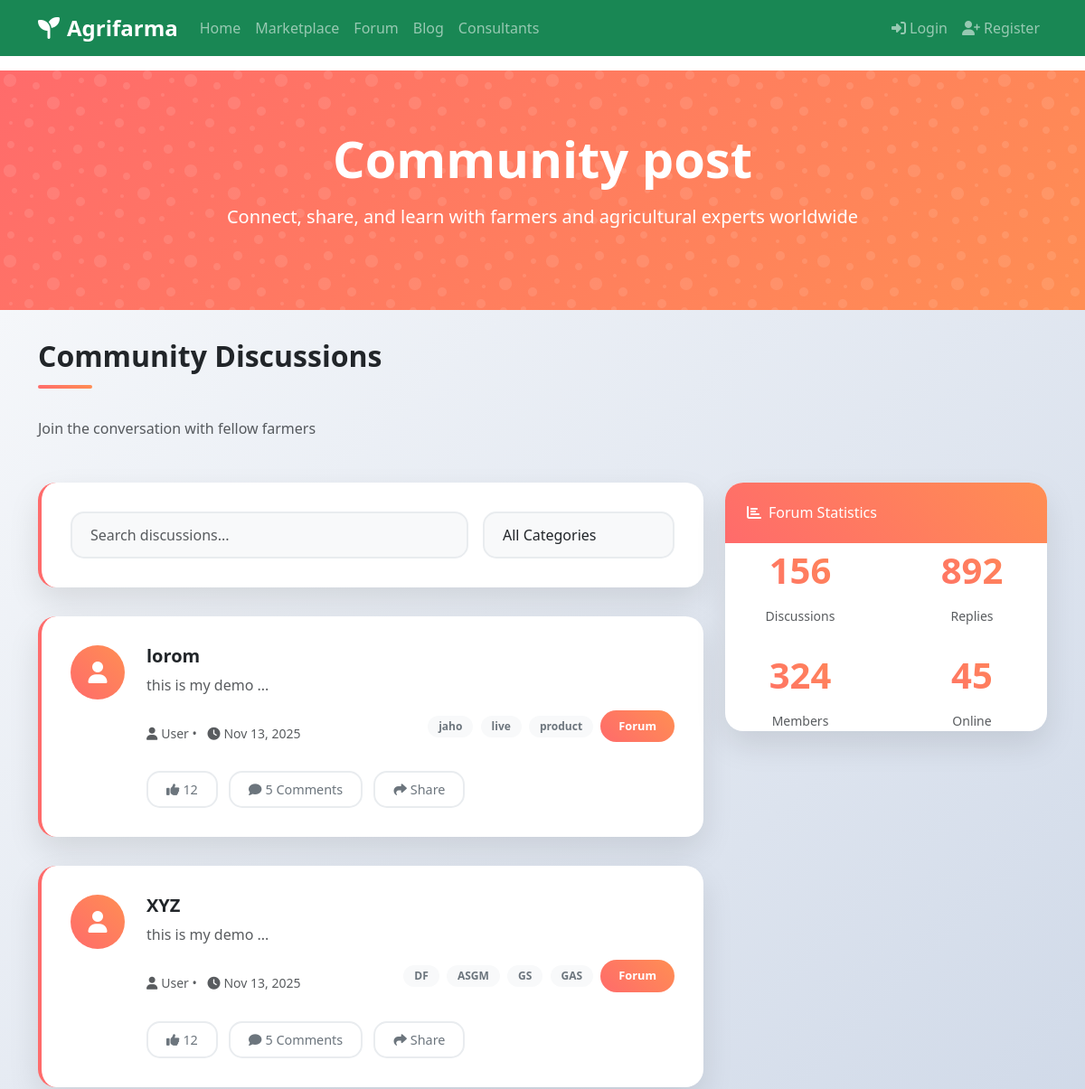
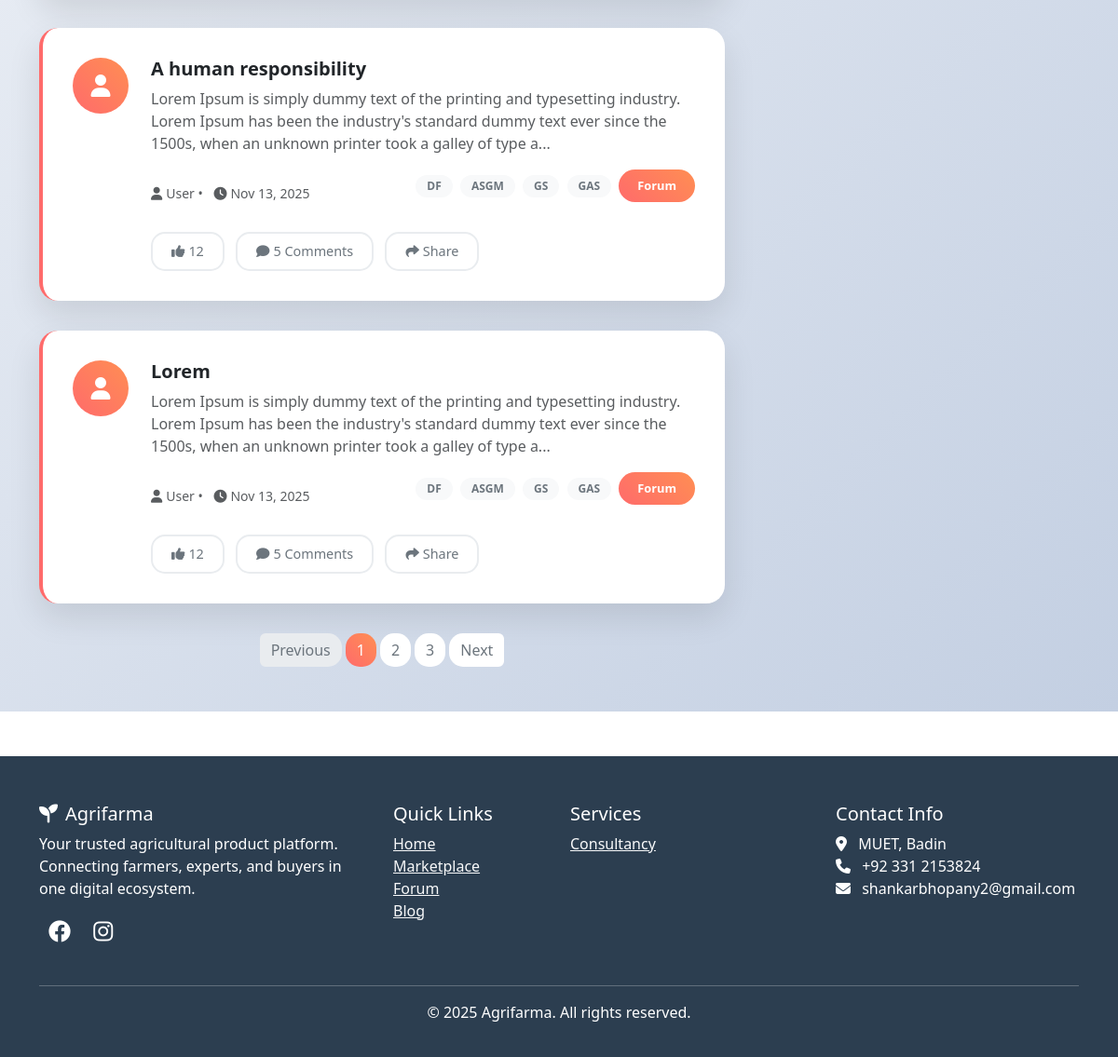
Page /forum on the committed database (2 pictures, top to bottom).
### app.py (models this page shows)
class Post(db.Model):
    id = db.Column(db.Integer, primary_key=True)
    title = db.Column(db.String(200), nullable=False)
    content = db.Column(db.Text, nullable=False)
    post_type = db.Column(db.String(50))
    category_id = db.Column(db.Integer, db.ForeignKey('category.id', ondelete='SET NULL'), nullable=True)
    user_id = db.Column(db.Integer, db.ForeignKey('user.id', ondelete='CASCADE'))
    created_date = db.Column(db.DateTime(timezone=True), default=lambda: datetime.now(timezone.utc))
    tags = db.Column(db.String(200))
    product_id = db.Column(db.Integer, db.ForeignKey('product.id', ondelete='CASCADE'))

### app.py (the view)
@app.route('/forum')
def forum():
    try:
        posts = Post.query.filter_by(post_type='forum').order_by(Post.created_date.desc()).all()
        return render_template('forum.html', posts=posts)
    except Exception as e:
        flash(f"Error loading forum: {str(e)}", "danger")
        return render_template('forum.html', posts=[])

### app.py (called while the page is built)
@app.before_request
def make_session_permanent():
    session.permanent = True
    if 'user_id' in session:
        session['cart_count'] = get_cart_items_count(session['user_id'])

### templates/forum.html (shortened to what this page needs)
{% extends "base.html" %}
{% block content %}
<div class="forum-hero">
    <div class="container">
        <div class="row justify-content-center">
            <div class="col-lg-8">
                <h1 class="display-4 fw-bold mb-3 animate__animated animate__fadeInDown">Community post</h1>
                <p class="lead mb-4 animate__animated animate__fadeInUp animate__delay-1s">
                    Connect, share, and learn with farmers and agricultural experts worldwide
                </p>
            </div>
        </div>
    </div>
</div>
<div class="forum-container">
    <div class="container">
        <div class="row fade-in">
            <div class="col-12">
                <div class="d-flex justify-content-between align-items-center mb-5">
                    <div>
                        <h2 class="fw-bold section-title">Community Discussions</h2>
                        <p class="text-muted mb-0">Join the conversation with fellow farmers</p>
                    </div>
                </div>
            </div>
        </div>
        <div class="row">
            <div class="col-md-8">
                <div class="filter-card fade-in">
                    <div class="row g-3">
                        <div class="col-md-8">
                            <input type="text" class="form-control filter-input" placeholder="Search discussions...">
                        </div>
                        <div class="col-md-4">
                            <select class="form-select filter-select">
                                <option>All Categories</option>
                            </select>
                        </div>
                    </div>
                </div>
                <div class="stagger-animation">
                    {% for post in posts %}
                    <div class="discussion-card">
                        <div class="d-flex">
                            <div class="flex-shrink-0 me-4">
                                <div class="user-avatar">
                                    <i class="fas fa-user"></i>
                                </div>
                            </div>
                            <div class="flex-grow-1">
                                <h5 class="card-title mb-2">
                                    <a href="#" class="text-decoration-none text-dark fw-bold">{{ post.title }}</a>
                                </h5>
                                <p class="card-text text-muted mb-3">{{ post.content[:200] }}...</p>
                                <div class="d-flex justify-content-between align-items-center mb-3">
                                    <small class="text-muted">
                                        <i class="fas fa-user me-1"></i>User •
                                        <i class="fas fa-clock me-1 ms-2"></i>{{ post.created_date.strftime('%b %d, %Y') }}
                                    </small>
                                    <div>
                                        {% if post.tags %}
                                        {% for tag in post.tags.split(',') %}
                                        <span class="badge me-1" style="background: #f8f9fa; color: #6c757d; padding: 6px 12px; border-radius: 12px;">{{ tag.strip() }}</span>
                                        {% endfor %}
                                        {% endif %}
                                        <span class="discussion-badge">{{ post.post_type|title }}</span>
                                    </div>
                                </div>
                                <div class="mt-3">
                                    <button class="btn action-btn btn-outline-success me-2">
                                        <i class="fas fa-thumbs-up me-1"></i>12
                                    </button>
                                    <button class="btn action-btn btn-outline-secondary me-2">
                                        <i class="fas fa-comment me-1"></i>5 Comments
                                    </button>
                                    <button class="btn action-btn btn-outline-primary">
                                        <i class="fas fa-share me-1"></i>Share
                                    </button>
                                </div>
                            </div>
                        </div>
                    </div>
                    {% endfor %}
                </div>
                <nav aria-label="Forum pagination" class="mt-4">
                    <ul class="pagination justify-content-center">
                        <li class="page-item disabled">
                            <a class="page-link" href="#">Previous</a>
                        </li>
                        <li class="page-item active"><a class="page-link" href="#">1</a></li>
                        <li class="page-item"><a class="page-link" href="#">2</a></li>
                        <li class="page-item"><a class="page-link" href="#">3</a></li>
                        <li class="page-item">
                            <a class="page-link" href="#">Next</a>
                        </li>
                    </ul>
                </nav>
            </div>
            <div class="col-md-4">
                <div class="sidebar-card fade-in">
                    <div class="sidebar-header">
                        <h6 class="mb-0"><i class="fas fa-chart-bar me-2"></i>Forum Statistics</h6>
                    </div>
                    <div class="card-body">
                        <div class="row text-center">
                            <div class="col-6 mb-4">
                                <div class="stats-number">156</div>
                                <small class="text-muted">Discussions</small>
                            </div>
                            <div class="col-6 mb-4">
                                <div class="stats-number">892</div>
                                <small class="text-muted">Replies</small>
                            </div>
                            <div class="col-6">
                                <div class="stats-number">324</div>
                                <small class="text-muted">Members</small>
                            </div>
                            <div class="col-6">
                                <div class="stats-number">45</div>
                                <small class="text-muted">Online</small>
                            </div>
                        </div>
                    </div>
                </div>
            </div>
        </div>
    </div>
</div>
{% endblock %}

### templates/base.html (style rules this page uses)
:root { --primary-green: #28a745; --dark-green: #1e7e34; --light-green: #d4edda; --gold: #ffc107; }

### templates/forum.html (style rules this page uses)
.forum-hero { background: linear-gradient(135deg, #FF6B6B 0%, #FF8E53 100%); color: white; padding: 4rem 0; text-align: center; position: relative; overflow: hidden; }
.forum-hero::before { content: ''; position: absolute; top: 0; left: 0; right: 0; bottom: 0; animation: floatBackground 60s linear infinite; }
.forum-container { background: linear-gradient(135deg, #f5f7fa 0%, #c3cfe2 100%); min-height: 100vh; padding: 2rem 0; }
.discussion-card { background: white; border-radius: 20px; padding: 2rem; box-shadow: 0 15px 35px rgba(0, 0, 0, 0.1); margin-bottom: 2rem; transition: all 0.4s cubic-bezier(0.175, 0.885, 0.32, 1.275); border-left: 4px solid #FF6B6B; position: relative; overflow: hidden; }
.discussion-card::before { content: ''; position: absolute; top: 0; left: -100%; width: 100%; height: 100%; background: linear-gradient(90deg, transparent, rgba(255, 107, 107, 0.1), transparent); transition: left 0.6s ease; }
.user-avatar { width: 60px; height: 60px; border-radius: 50%; background: linear-gradient(45deg, #FF6B6B, #FF8E53); display: flex; align-items: center; justify-content: center; color: white; font-size: 1.5rem; flex-shrink: 0; }
.discussion-badge { background: linear-gradient(45deg, #FF6B6B, #FF8E53); color: white; padding: 8px 20px; border-radius: 20px; font-size: 0.8rem; font-weight: 700; display: inline-block; margin-bottom: 1rem; }
.filter-card { background: white; border-radius: 20px; padding: 2rem; box-shadow: 0 15px 35px rgba(0, 0, 0, 0.1); margin-bottom: 2rem; border-left: 4px solid #FF6B6B; }
.filter-input { border: 2px solid #e9ecef; border-radius: 15px; padding: 12px 20px; font-size: 1rem; transition: all 0.3s ease; background: #f8f9fa; }
.filter-select { border: 2px solid #e9ecef; border-radius: 15px; padding: 12px 20px; font-size: 1rem; transition: all 0.3s ease; background: #f8f9fa; }
.action-btn { border: 2px solid #e9ecef; border-radius: 15px; padding: 8px 20px; font-size: 0.9rem; transition: all 0.3s ease; background: white; color: #6c757d; }
.sidebar-card { background: white; border-radius: 20px; box-shadow: 0 15px 35px rgba(0, 0, 0, 0.1); margin-bottom: 2rem; transition: all 0.3s ease; overflow: hidden; }
.sidebar-header { background: linear-gradient(45deg, #FF6B6B, #FF8E53); color: white; padding: 1.5rem; }
.stats-number { font-size: 2.5rem; font-weight: 800; background: linear-gradient(45deg, #FF6B6B, #FF8E53); background-clip: text; -webkit-background-clip: text; -webkit-text-fill-color: transparent; margin-bottom: 0.5rem; }
.pagination .page-link { border: none; border-radius: 15px; margin: 0 5px; color: #6c757d; transition: all 0.3s ease; }
.pagination .page-item.active .page-link { background: linear-gradient(45deg, #FF6B6B, #FF8E53); border-color: transparent; color: white; }
.section-title { position: relative; padding-bottom: 1rem; margin-bottom: 2rem; }
.section-title::after { content: ''; position: absolute; bottom: 0; left: 0; width: 60px; height: 4px; background: linear-gradient(45deg, #FF6B6B, #FF8E53); border-radius: 2px; }
.fade-in { animation: fadeInUp 0.8s ease-out; }
.stagger-animation > * { animation: fadeInUp 0.6s ease-out; animation-fill-mode: both; }
.stagger-animation > *:nth-child(1) { animation-delay: 0.1s; }
.stagger-animation > *:nth-child(2) { animation-delay: 0.2s; }
.stagger-animation > *:nth-child(3) { animation-delay: 0.3s; }
.stagger-animation > *:nth-child(4) { animation-delay: 0.4s; }

### rows in the picture
Post: title "lorom", content "this is my demo", created_date "Nov 13, 2025", strip "jaho" "live" "product", post_type "Forum"
Post: title "XYZ", content "this is my demo", created_date "Nov 13, 2025", strip "DF" "ASGM" "GS" "GAS", post_type "Forum"
Post: title "A human responsibility", content "Lorem Ipsum is simply dummy text of the printing and typesetting industry. Lorem Ipsum has been the industry's standard dummy text ever since the 1500s, when an unknown printer took a galley of type a", created_date "Nov 13, 2025", strip "DF" "ASGM" "GS" "GAS", post_type "Forum"
Post: title "Lorem", content "Lorem Ipsum is simply dummy text of the printing and typesetting industry. Lorem Ipsum has been the industry's standard dummy text ever since the 1500s, when an unknown printer took a galley of type a", created_date "Nov 13, 2025", strip "DF" "ASGM" "GS" "GAS", post_type "Forum"
